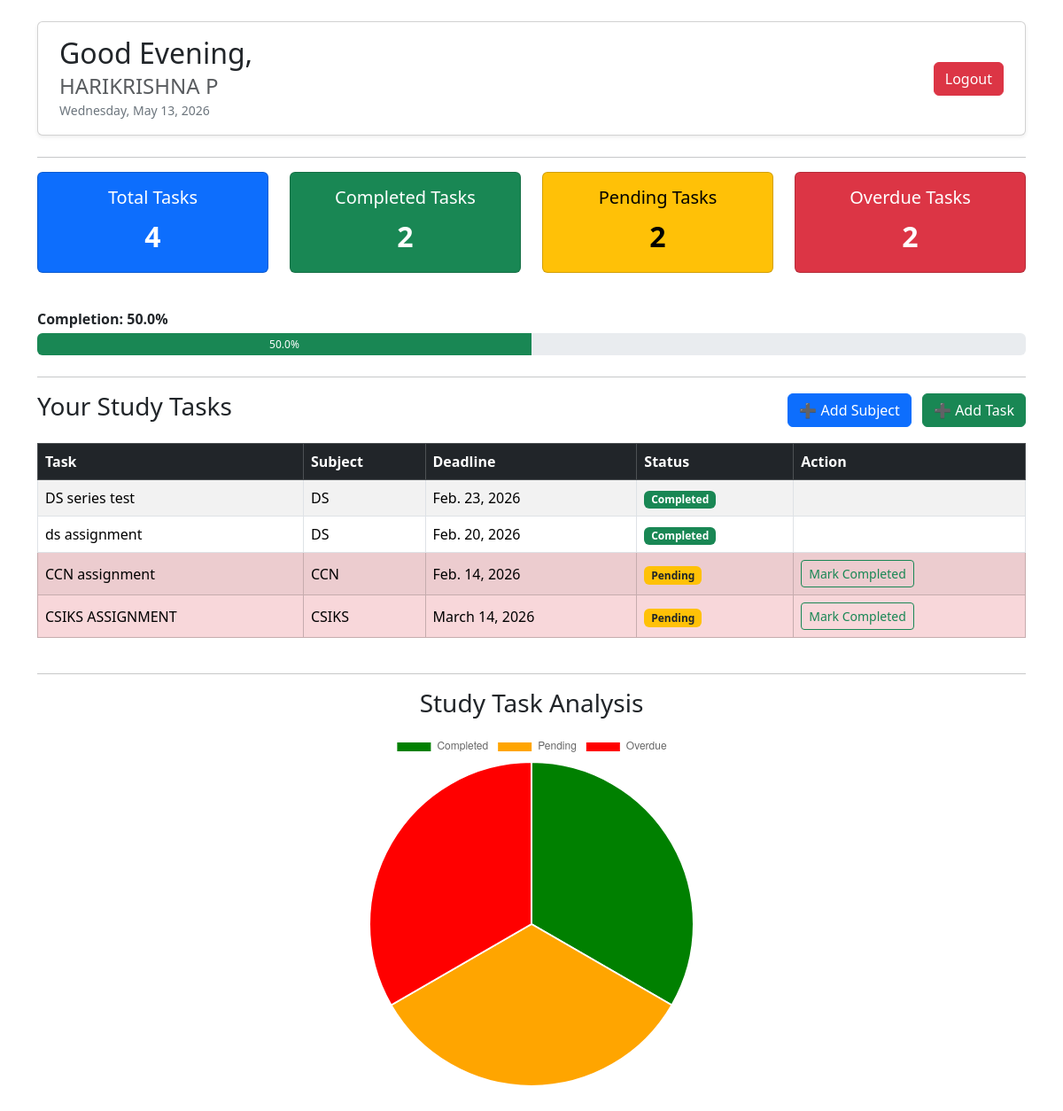
The app's page / (signed in) with its own data.
### main/models.py (models this page shows, shortened)
class Task(models.Model):
    title = models.CharField(max_length=200)
    subject = models.ForeignKey(Subject, on_delete=models.CASCADE)
    deadline = models.DateField()
    status = models.BooleanField(default=False)
    created_at = models.DateTimeField(auto_now_add=True)
    user = models.ForeignKey(User, on_delete=models.CASCADE)

class Subject(models.Model):
    subject_name = models.CharField(max_length=100)
    description = models.TextField(blank=True)
    user = models.ForeignKey(User, on_delete=models.CASCADE)
    def __str__(self):
        return self.subject_name

### main/views.py (the view)
# urls.py: path('', views.dashboard, name='dashboard'),
@login_required
def dashboard(request):
    tasks = Task.objects.filter(user=request.user)
    total_tasks = tasks.count()
    completed_tasks = tasks.filter(status=True).count()
    pending_tasks = tasks.filter(status=False).count()
    overdue_tasks = tasks.filter(status=False, deadline__lt=date.today()).count()
    completion = 0
    if total_tasks > 0:
        completion = (completed_tasks / total_tasks) * 100
    context = {
        'total': total_tasks,
        'completed': completed_tasks,
        'pending': pending_tasks,
        'overdue': overdue_tasks,
        'completion': completion,
        'tasks': tasks,
        'today': date.today(),
        'current_date': datetime.now(),
        'user_name': request.user.first_name + " " + request.user.last_name,
    }
    return render(request, 'dashboard.html', context)

### main/templates/dashboard.html (shortened to what this page needs)
<!DOCTYPE html>
<html lang="en">
<head>
    <link href="https://cdn.jsdelivr.net/npm/bootstrap@5.3.3/dist/css/bootstrap.min.css" rel="stylesheet">
</head>
<body>
    <div class="container mt-4">
        <div class="card shadow-sm mb-4 rounded px-4 py-3">
            <div class="row align-items-center">
                <div class="col">
                    <h2 class="mb-1" id="greetingMessage">Hello,</h2>
                    <h4 class="mb-0 text-muted">{{ user_name|upper }}</h4>
                    <small class="text-secondary">{{ current_date|date:"l, F d, Y" }}</small>
                </div>
                <div class="col-auto">
                    <a href="/logout/" class="btn btn-danger">Logout</a>
                </div>
            </div>
        </div>
        <hr>
        <div class="row text-center mb-4">
            <div class="col-md-3 mb-3">
                <div class="card text-bg-primary h-100">
                    <div class="card-body">
                        <h5 class="card-title">Total Tasks</h5>
                        <p class="card-text fs-2 fw-bold">{{ total }}</p>
                    </div>
                </div>
            </div>
            <div class="col-md-3 mb-3">
                <div class="card text-bg-success h-100">
                    <div class="card-body">
                        <h5 class="card-title">Completed Tasks</h5>
                        <p class="card-text fs-2 fw-bold">{{ completed }}</p>
                    </div>
                </div>
            </div>
            <div class="col-md-3 mb-3">
                <div class="card text-bg-warning h-100">
                    <div class="card-body">
                        <h5 class="card-title">Pending Tasks</h5>
                        <p class="card-text fs-2 fw-bold">{{ pending }}</p>
                    </div>
                </div>
            </div>
            <div class="col-md-3 mb-3">
                <div class="card text-bg-danger h-100">
                    <div class="card-body">
                        <h5 class="card-title">Overdue Tasks</h5>
                        <p class="card-text fs-2 fw-bold">{{ overdue }}</p>
                    </div>
                </div>
            </div>
        </div>
        <div class="mb-4">
            <p class="mb-1 fw-bold">Completion: {{ completion|floatformat:1 }}%</p>
            <div class="progress" style="height: 25px;">
                <div class="progress-bar bg-success" role="progressbar" style="width: {{ completion }}%;"
                    aria-valuenow="{{ completion }}" aria-valuemin="0" aria-valuemax="100">
                    {{ completion|floatformat:1 }}%
                </div>
            </div>
        </div>
        <hr>
        <div class="d-flex justify-content-between align-items-center mb-3">
            <h3>Your Study Tasks</h3>
            <div>
                <a href="/add-subject/" class="btn btn-primary me-2">➕ Add Subject</a>
                <a href="/add-task/" class="btn btn-success">➕ Add Task</a>
            </div>
        </div>
        <div class="table-responsive mb-4">
            <table class="table table-bordered table-striped align-middle">
                <thead class="table-dark">
                    <tr>
                        <th>Task</th>
                        <th>Subject</th>
                        <th>Deadline</th>
                        <th>Status</th>
                        <th>Action</th>
                    </tr>
                </thead>
                <tbody>
                    {% for task in tasks %}
                    <tr {% if not task.status and task.deadline < today %} class="table-danger" {% endif %}>
                        <td>{{ task.title }}</td>
                        <td>{{ task.subject }}</td>
                        <td>{{ task.deadline }}</td>
                        <td>
                            {% if task.status %}
                            <span class="badge bg-success">Completed</span>
                            {% else %}
                            <span class="badge bg-warning text-dark">Pending</span>
                            {% endif %}
                        </td>
                        <td>
                            {% if not task.status %}
                            <a href="/complete/{{ task.id }}/" class="btn btn-sm btn-outline-success">Mark Completed</a>
                            {% endif %}
                        </td>
                    </tr>
                    {% endfor %}
                </tbody>
            </table>
        </div>
        <hr>
        <h3 class="text-center mb-3">Study Task Analysis</h3>
        <div class="d-flex justify-content-center mb-5">
            <div style="width:400px; height:400px;">
                <canvas id="taskChart"></canvas>
            </div>
        </div>
    </div>
    <script>
        const ctx = document.getElementById('taskChart').getContext('2d');
        const taskChart = new Chart(ctx, {
            type: 'pie',
            data: {
                labels: ['Completed', 'Pending', 'Overdue'],
                datasets: [{
                    data: [{{ completed }}, {{ pending }}, {{ overdue }}],
        backgroundColor: ['green', 'orange', 'red']
                }]
            }
        });
    </script>
</body>
</html>

### records on screen
Task: title "DS series test", subject "DS", deadline "Feb. 23, 2026", status "Completed"
Task: title "ds assignment", subject "DS", deadline "Feb. 20, 2026", status "Completed"
Task: title "CCN assignment", subject "CCN", deadline "Feb. 14, 2026", status "Pending"
Task: title "CSIKS ASSIGNMENT", subject "CSIKS", deadline "March 14, 2026", status "Pending"

### other values on screen
{{ user_name|upper }} "HARIKRISHNA P"
{{ total }} "4"
{{ completed }} "2"
{{ pending }} "2"
{{ overdue }} "2"
{{ completion|floatformat:1 }} "50.0"
chart data {{ completed }} 2
chart data {{ pending }} 2
chart data {{ overdue }} 2
